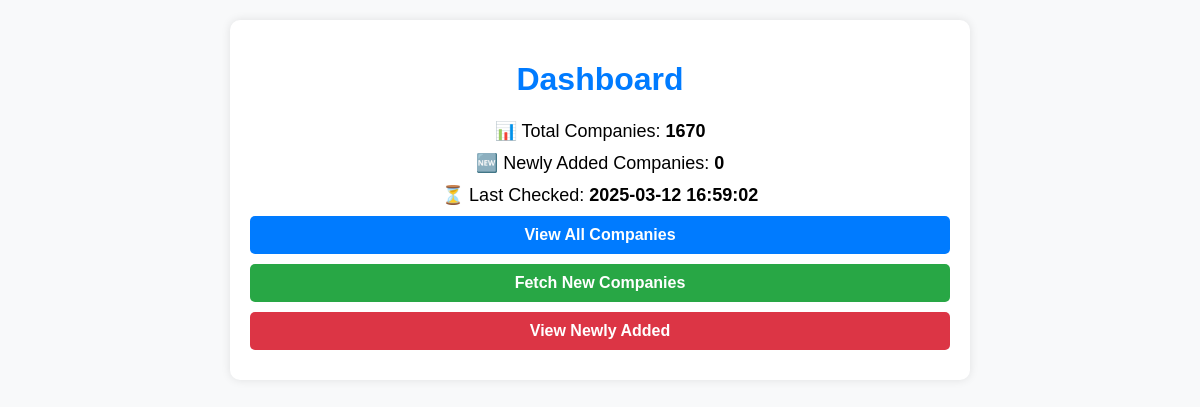
/ (signed in), run on an earlier commit of the app's database.
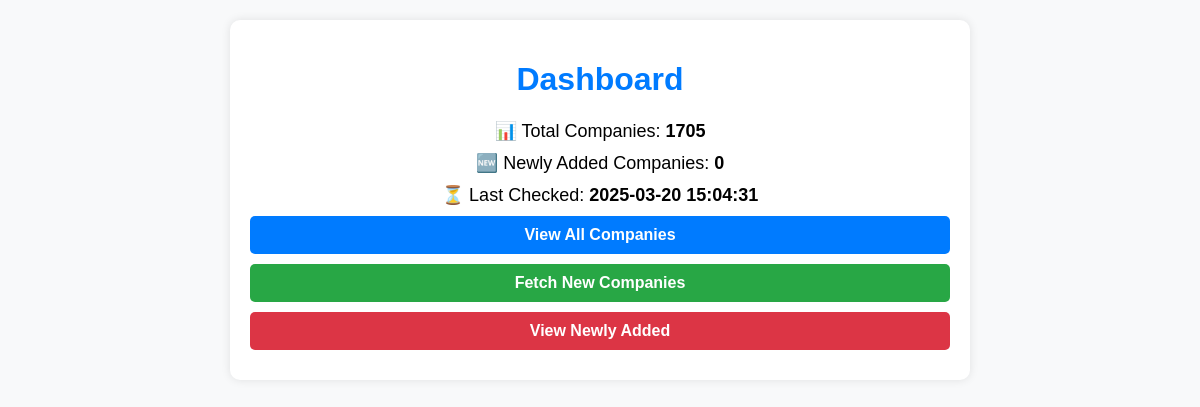
And on a later commit of the database.
### tables this page shows
CREATE TABLE last_checked (
            id INTEGER PRIMARY KEY AUTOINCREMENT,
            timestamp TEXT,
            new_count INTEGER
        );

### app.py (the view)
    def wrapper(*args, **kwargs):
        if not is_logged_in():
            return redirect(url_for("login"))
        return func(*args, **kwargs)

### app.py (called while the page is built)
def is_logged_in():
    return session.get("logged_in")

def login_required(func):
    def wrapper(*args, **kwargs):
        if not is_logged_in():
            return redirect(url_for("login"))
        return func(*args, **kwargs)
    wrapper.__name__ = func.__name__
    return wrapper

def fetch_companies():
    conn = sqlite3.connect("companies.db")
    cursor = conn.cursor()
    cursor.execute("SELECT id, url FROM companies ORDER BY id DESC")  # Newest first
    companies = cursor.fetchall()
    conn.close()
    return companies

def get_last_checked():
    conn = sqlite3.connect("companies.db")
    cursor = conn.cursor()
    cursor.execute("SELECT timestamp, new_count FROM last_checked ORDER BY id DESC LIMIT 1")
    result = cursor.fetchone()
    conn.close()
    return result if result else ("Never", 0)

@app.route('/')
@login_required
def index():
    companies = fetch_companies()
    total_companies = len(companies)
    last_checked, new_companies = get_last_checked()
    return render_template("index.html", total_companies=total_companies, last_checked=last_checked, new_companies=new_companies)

### templates/index.html (shortened to what this page needs)
<!DOCTYPE html>
<html lang="en">
<head>
</head>
<body>
    <div class="container">
        <h1>Dashboard</h1>
        <p class="stats">📊 Total Companies: <b>{{ total_companies }}</b></p>
        <p class="stats">🆕 Newly Added Companies: <b>{{ new_companies }}</b></p>
        <p class="stats">⏳ Last Checked: <b>{{ last_checked }}</b></p>
        <a class="btn btn-blue" href="{{ url_for('companies') }}">View All Companies</a>
        <a class="btn btn-green" href="{{ url_for('fetch_new') }}">Fetch New Companies</a>
        <a class="btn btn-red" href="{{ url_for('new_records') }}">View Newly Added</a>
    </div>
</body>
</html>

What changed in the data, as far as the page shows it:
no longer on this page (row unchanged): last_checked: timestamp "2025-03-12 16:59:02"
added last_checked: timestamp "2025-03-20 15:04:31"
Also different on the page:
{{ total_companies }}: "1670" → "1705"
